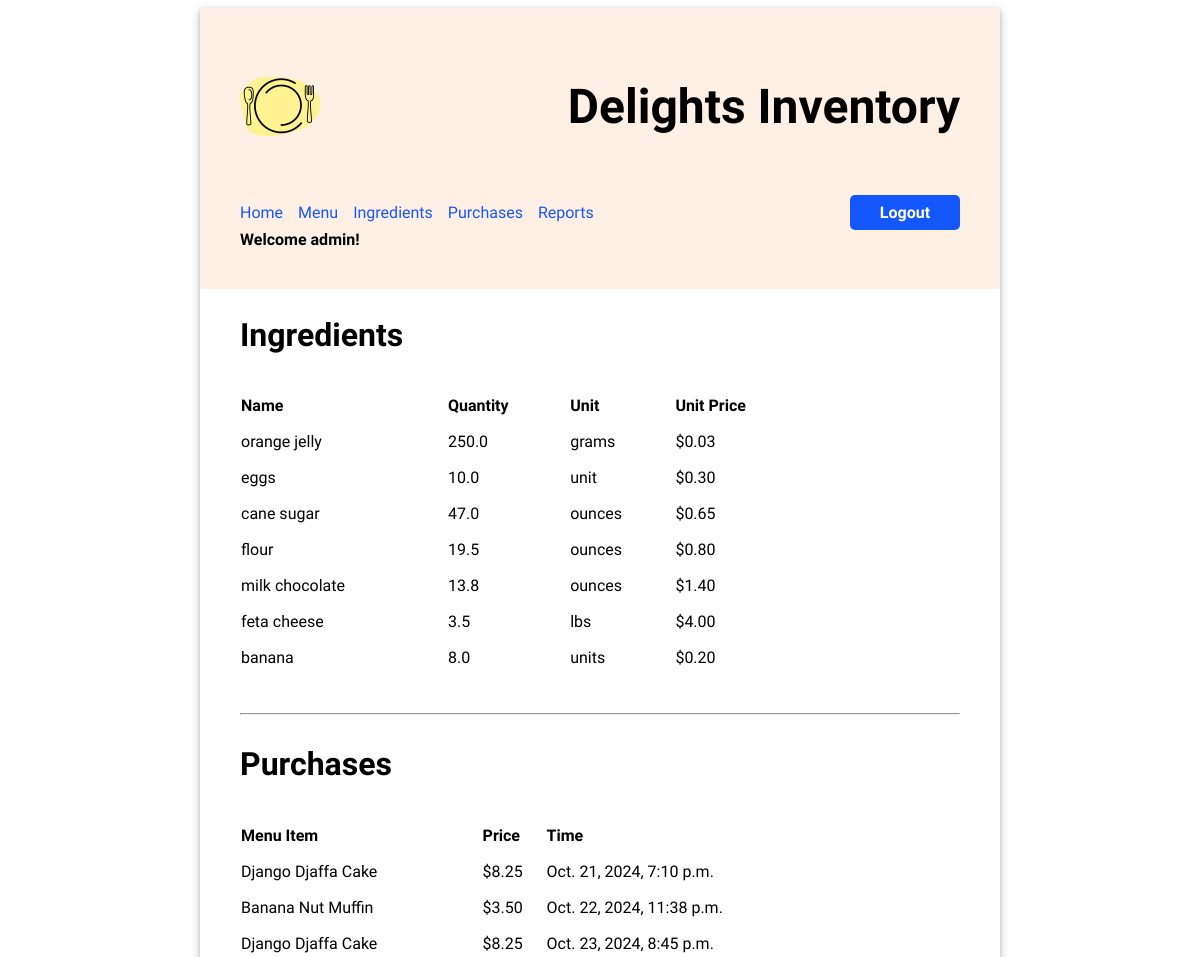
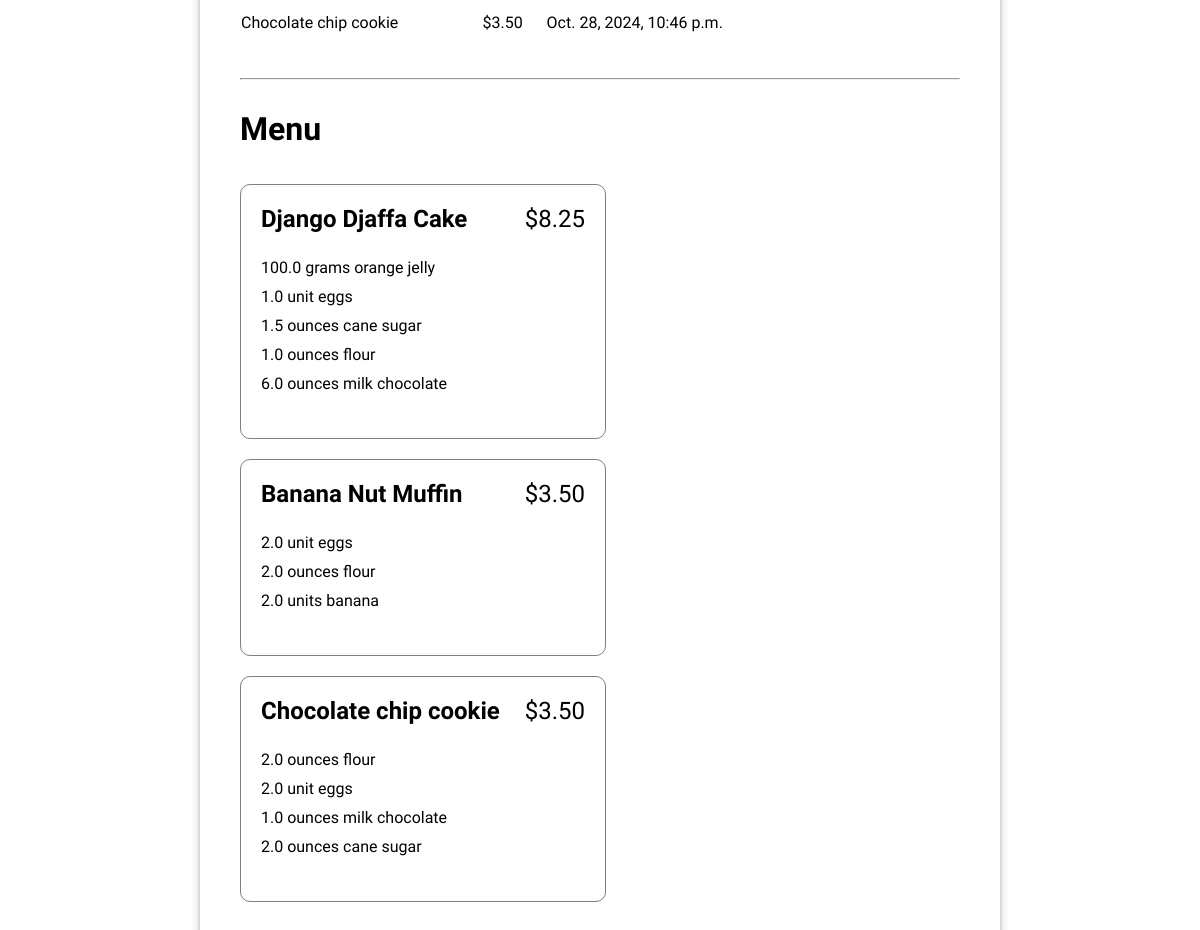
The app's page / (signed in) with its own data (2 pictures, top to bottom).
### inventory/models.py (models this page shows, shortened)
class Ingredient(models.Model):
    name = models.CharField(max_length=200)
    quantity = models.FloatField(default=0)
    unit = models.CharField(max_length=200)
    unit_price = models.FloatField(default=0)

class Purchase(models.Model):
    menu_item = models.ForeignKey(MenuItem, on_delete=models.CASCADE)
    timestamp = models.DateTimeField(auto_now_add=True)

class MenuItem(models.Model):
    title = models.CharField(max_length=200)
    price = models.FloatField(default=0)

class RecipeRequirement(models.Model):
    menu_item = models.ForeignKey(MenuItem, on_delete=models.CASCADE)
    ingredient = models.ForeignKey(Ingredient, on_delete=models.CASCADE)
    quantity = models.FloatField(default=0)

### inventory/views.py (the view)
# urls.py: path("", views.HomeView.as_view(), name='home'),
class HomeView(LoginRequiredMixin, TemplateView):
    template_name = "inventory/home.html"
    def get_context_data(self, **kwargs):
        context = super().get_context_data(**kwargs)
        context["all_ingredients"] = Ingredient.objects.all()
        context["menu_items"] = MenuItem.objects.all()
        context["purchases"] = Purchase.objects.all()
        return context

### inventory/templates/inventory/home.html (shortened to what this page needs)
{% extends 'base.html' %}
{% load static %}
{% block content %}
<div class="home">
    <div>
        <h2>Ingredients</h2>
        <table class="inventory-table">
            <thead>
                <tr>
                    <th>Name</th>
                    <th>Quantity</th>
                    <th>Unit</th>
                    <th>Unit Price</th>
                </tr>
            </thead>
            <tbody>
            {% for ingredient in all_ingredients %}
                <tr>
                    <td>{{ ingredient.name }}</td>
                    <td>{{ ingredient.quantity }}</td>
                    <td>{{ ingredient.unit }}</td>
                    <td class="price">${{ ingredient.unit_price|stringformat:".2f" }}</td>
                </tr>
            {% endfor %}
            </tbody>
        </table>
    </div>
    <hr/>
    <div>
        <h2>Purchases</h2>
        <table class="inventory-table">
            <thead>
                <tr>
                    <th>Menu Item</th>
                    <th>Price</th>
                    <th>Time</th>
                </tr>
            </thead>
            <tbody>
            {% for purchase in purchases %}
                <tr>
                    <td>{{ purchase.menu_item.title }}</td>
                    <td class="price">${{ purchase.menu_item.price|stringformat:".2f" }}</td>
                    <td>{{ purchase.timestamp }}</td>
                </tr>
            {% endfor %}
            </tbody>
        </table>
    </div>
    <hr/>
    <div>
        <h2>Menu</h2>
        <ul class="menu-items">
            {% for menu_item in menu_items %}
                <li>
                    <div class="menu-item-header">
                        <div class="menu-item-title">{{ menu_item.title }}</div>
                        <div class="menu-item-price">${{ menu_item.price|stringformat:".2f" }}</div>
                    </div>
                    <ul class="menu-item-ingredients">
                        {% for recipe_requirement in menu_item.reciperequirement_set.all %}
                        <li>{{ recipe_requirement.quantity }} {{recipe_requirement.ingredient.unit }} {{ recipe_requirement.ingredient.name }}</li>
                        {% endfor %}
                    </ul>
                </li>
            {% endfor %}
            </ul>
    </div>
</div>
{% endblock %}

### inventory/templates/base.html (shortened to what this page needs)
{% load static %}
<!DOCTYPE html>
<html>
<head>
    <link rel="stylesheet" type="text/css" href="{% static 'routes/style.css' %}" />
</head>
<body>
    <div class="app">
        <header>
            <div class="header-first-row">
                <img src="{% static 'routes/food-pic.png' %}" alt="Inventory Logo" width="80px" />
                <h1 class="title">Delights Inventory</h1>
            </div>
            <nav class="navbar">
                <a class="nav-item" href="{% url 'home' %}">Home</a>
                <a class="nav-item" href="{% url 'menu' %}">Menu</a>
                <a class="nav-item" href="{% url 'ingredients' %}">Ingredients</a>
                <a class="nav-item" href="{% url 'purchases' %}">Purchases</a>
                <a class="nav-item" href="{% url 'reports' %}">Reports</a>
                {% if user.is_authenticated %}
                <a class="logout" href="/logout">Logout</a>
                {% endif %}
            </nav>
            {% if user.username %}
                 <h4 class="header-greet">Welcome {{ user.username }}!</h4>
            {% endif %}
        </header>
        <main>{% block content %}{% endblock %}</main>
    </div>
</body>
</html>

### inventory/static/routes/style.css (style rules this page uses)
body { font-family: 'Oxygen', sans-serif; }
input[type=submit], button, .logout, .logout-button { background-color: #1557FF; color: white; border: 0px; border-radius: 5px; padding: 12px 20px; font-weight: bold; font-size: 1em; text-decoration: none; text-align: center; height: max-content; width: auto; }
.logout { height: max-content; margin: 30px; padding: 10px; }
hr { margin: 30px 0; }
header { background-color: #FFF0E5; min-height: 200px; display: flex; flex-direction: column; align-items: flex-start; padding: 40px; }
.header-first-row { width: 100%; display: flex; justify-content: space-between; align-items: center; }
.title { font-size: 3em; padding: 30px 0; margin: auto 0; }
.header-greet { margin: 0; }
.navbar { margin-top: 30px; display: flex; width: 100%; align-items: center; }
.navbar a { text-decoration: none; padding: 8px 0; color: #1557FF; margin-right: 15px; }
.navbar a.logout { display: inline-block; padding: 8px 15px; margin: 0 0 0 auto; height: auto; min-width: 80px; color: white; text-align: center; background-color: #1557FF; border-radius: 5px; }
.app { min-width: 800px; max-width: 60%; margin: 0 auto; box-shadow: 0 2px 4px rgba(0, 0, 0, 0.2), 0 3px 10px rgba(0, 0, 0, 0.19); }
main { display: flex; flex-direction: column; padding: 0 40px 20px; justify-content: center; }
main h2 { font-size: 2em; }
main table { text-align: left; border-collapse: separate; border-spacing: 0 15px; width: 80%; }
::placeholder { color: #999; opacity: 1; font-style: italic; }
.menu-items { display: flex; flex-wrap: wrap; padding: 0; justify-content: space-between; list-style-type: none; }
.menu-items * { padding: 0; }
.menu-items > li { display: flex; flex-direction: column; padding: 20px; border: 1px solid grey; margin: 10px 0; border-radius: 10px; justify-content: left; flex-basis: 45%; }
.menu-items ul { list-style-type: none; }
.menu-item-header { display: flex; flex-direction: row; justify-content: space-between; font-size: 1.5em; }
.menu-item-title { font-weight: bold; }
.menu-item-ingredients { padding: 20px 0; }
.menu-item-ingredients * { padding: 5px 0; }
a { text-decoration: none; color: #1557FF; }

### records on screen
Ingredient: name "orange jelly", quantity "250.0", unit "grams", unit_price "0.03"
Ingredient: name "eggs", quantity "10.0", unit "unit", unit_price "0.30"
Ingredient: name "cane sugar", quantity "47.0", unit "ounces", unit_price "0.65"
Ingredient: name "flour", quantity "19.5", unit "ounces", unit_price "0.80"
Ingredient: name "milk chocolate", quantity "13.8", unit "ounces", unit_price "1.40"
Ingredient: name "feta cheese", quantity "3.5", unit "lbs", unit_price "4.00"
Ingredient: name "banana", quantity "8.0", unit "units", unit_price "0.20"
Purchase: menu_item "Django Djaffa Cake", menu_item.price "8.25", timestamp "Oct. 21, 2024, 7:10 p.m."
Purchase: menu_item "Banana Nut Muffin", menu_item.price "3.50", timestamp "Oct. 22, 2024, 11:38 p.m."
Purchase: menu_item "Django Djaffa Cake", menu_item.price "8.25", timestamp "Oct. 23, 2024, 8:45 p.m."
Purchase: menu_item "Chocolate chip cookie", menu_item.price "3.50", timestamp "Oct. 28, 2024, 10:46 p.m."
MenuItem: title "Django Djaffa Cake", price "8.25"
RecipeRequirement: quantity "100.0", ingredient.unit "grams", ingredient.name "orange jelly"
RecipeRequirement: quantity "1.0", ingredient.unit "unit", ingredient.name "eggs"
RecipeRequirement: quantity "1.5", ingredient.unit "ounces", ingredient.name "cane sugar"
RecipeRequirement: quantity "1.0", ingredient.unit "ounces", ingredient.name "flour"
RecipeRequirement: quantity "6.0", ingredient.unit "ounces", ingredient.name "milk chocolate"
MenuItem: title "Banana Nut Muffin", price "3.50"
RecipeRequirement: quantity "2.0", ingredient.unit "unit", ingredient.name "eggs"
RecipeRequirement: quantity "2.0", ingredient.unit "ounces", ingredient.name "flour"
RecipeRequirement: quantity "2.0", ingredient.unit "units", ingredient.name "banana"
MenuItem: title "Chocolate chip cookie", price "3.50"
RecipeRequirement: quantity "2.0", ingredient.unit "ounces", ingredient.name "flour"
RecipeRequirement: quantity "2.0", ingredient.unit "unit", ingredient.name "eggs"
RecipeRequirement: quantity "1.0", ingredient.unit "ounces", ingredient.name "milk chocolate"
RecipeRequirement: quantity "2.0", ingredient.unit "ounces", ingredient.name "cane sugar"

### other values on screen
{{ user.username }} "admin"
